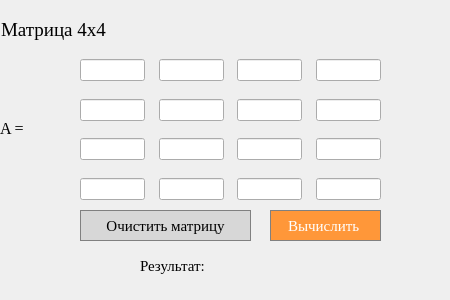
<?xml version="1.0" encoding="UTF-8"?>
<ui version="4.0">
 <class>matrix_det_4x4</class>
 <widget class="QDialog" name="matrix_det_4x4">
  <property name="geometry">
   <rect>
    <x>0</x>
    <y>0</y>
    <width>450</width>
    <height>300</height>
   </rect>
  </property>
  <property name="windowTitle">
   <string>Matrix det 4x4</string>
  </property>
  <property name="windowIcon">
   <iconset resource="icons.qrc">
    <normaloff>:/images/matritsa.png</normaloff>:/images/matritsa.png</iconset>
  </property>
  <widget class="QLabel" name="label">
   <property name="geometry">
    <rect>
     <x>1</x>
     <y>10</y>
     <width>450</width>
     <height>40</height>
    </rect>
   </property>
   <property name="sizePolicy">
    <sizepolicy hsizetype="Preferred" vsizetype="Fixed">
     <horstretch>0</horstretch>
     <verstretch>0</verstretch>
    </sizepolicy>
   </property>
   <property name="font">
    <font>
     <family>Times New Roman</family>
     <pointsize>14</pointsize>
    </font>
   </property>
   <property name="styleSheet">
    <string notr="true">QLabel {
	qproperty-alignment: 'AlignVCenter | AlignCenter';
}</string>
   </property>
   <property name="text">
    <string>Матрица 4x4</string>
   </property>
  </widget>
  <widget class="QWidget" name="layoutWidget">
   <property name="geometry">
    <rect>
     <x>80</x>
     <y>59</y>
     <width>301</width>
     <height>141</height>
    </rect>
   </property>
   <layout class="QVBoxLayout" name="verticalLayout">
    <item>
     <layout class="QHBoxLayout" name="horizontalLayout">
      <item>
       <widget class="QLineEdit" name="lineEdit_1"/>
      </item>
      <item>
       <spacer name="horizontalSpacer">
        <property name="orientation">
         <enum>Qt::Horizontal</enum>
        </property>
        <property name="sizeType">
         <enum>QSizePolicy::Preferred</enum>
        </property>
        <property name="sizeHint" stdset="0">
         <size>
          <width>50</width>
          <height>20</height>
         </size>
        </property>
       </spacer>
      </item>
      <item>
       <widget class="QLineEdit" name="lineEdit_2"/>
      </item>
      <item>
       <spacer name="horizontalSpacer_2">
        <property name="orientation">
         <enum>Qt::Horizontal</enum>
        </property>
        <property name="sizeType">
         <enum>QSizePolicy::Preferred</enum>
        </property>
        <property name="sizeHint" stdset="0">
         <size>
          <width>50</width>
          <height>18</height>
         </size>
        </property>
       </spacer>
      </item>
      <item>
       <widget class="QLineEdit" name="lineEdit_3"/>
      </item>
      <item>
       <spacer name="horizontalSpacer_3">
        <property name="orientation">
         <enum>Qt::Horizontal</enum>
        </property>
        <property name="sizeType">
         <enum>QSizePolicy::Preferred</enum>
        </property>
        <property name="sizeHint" stdset="0">
         <size>
          <width>50</width>
          <height>20</height>
         </size>
        </property>
       </spacer>
      </item>
      <item>
       <widget class="QLineEdit" name="lineEdit_4"/>
      </item>
     </layout>
    </item>
    <item>
     <spacer name="verticalSpacer">
      <property name="orientation">
       <enum>Qt::Vertical</enum>
      </property>
      <property name="sizeHint" stdset="0">
       <size>
        <width>216</width>
        <height>13</height>
       </size>
      </property>
     </spacer>
    </item>
    <item>
     <layout class="QHBoxLayout" name="horizontalLayout_2">
      <item>
       <widget class="QLineEdit" name="lineEdit_5"/>
      </item>
      <item>
       <spacer name="horizontalSpacer_4">
        <property name="orientation">
         <enum>Qt::Horizontal</enum>
        </property>
        <property name="sizeType">
         <enum>QSizePolicy::Preferred</enum>
        </property>
        <property name="sizeHint" stdset="0">
         <size>
          <width>50</width>
          <height>20</height>
         </size>
        </property>
       </spacer>
      </item>
      <item>
       <widget class="QLineEdit" name="lineEdit_6"/>
      </item>
      <item>
       <spacer name="horizontalSpacer_5">
        <property name="orientation">
         <enum>Qt::Horizontal</enum>
        </property>
        <property name="sizeType">
         <enum>QSizePolicy::Preferred</enum>
        </property>
        <property name="sizeHint" stdset="0">
         <size>
          <width>50</width>
          <height>20</height>
         </size>
        </property>
       </spacer>
      </item>
      <item>
       <widget class="QLineEdit" name="lineEdit_7"/>
      </item>
      <item>
       <spacer name="horizontalSpacer_6">
        <property name="orientation">
         <enum>Qt::Horizontal</enum>
        </property>
        <property name="sizeType">
         <enum>QSizePolicy::Preferred</enum>
        </property>
        <property name="sizeHint" stdset="0">
         <size>
          <width>50</width>
          <height>20</height>
         </size>
        </property>
       </spacer>
      </item>
      <item>
       <widget class="QLineEdit" name="lineEdit_8"/>
      </item>
     </layout>
    </item>
    <item>
     <spacer name="verticalSpacer_2">
      <property name="orientation">
       <enum>Qt::Vertical</enum>
      </property>
      <property name="sizeHint" stdset="0">
       <size>
        <width>216</width>
        <height>13</height>
       </size>
      </property>
     </spacer>
    </item>
    <item>
     <layout class="QHBoxLayout" name="horizontalLayout_3">
      <item>
       <widget class="QLineEdit" name="lineEdit_9"/>
      </item>
      <item>
       <spacer name="horizontalSpacer_7">
        <property name="orientation">
         <enum>Qt::Horizontal</enum>
        </property>
        <property name="sizeType">
         <enum>QSizePolicy::Preferred</enum>
        </property>
        <property name="sizeHint" stdset="0">
         <size>
          <width>50</width>
          <height>20</height>
         </size>
        </property>
       </spacer>
      </item>
      <item>
       <widget class="QLineEdit" name="lineEdit_10"/>
      </item>
      <item>
       <spacer name="horizontalSpacer_8">
        <property name="orientation">
         <enum>Qt::Horizontal</enum>
        </property>
        <property name="sizeType">
         <enum>QSizePolicy::Preferred</enum>
        </property>
        <property name="sizeHint" stdset="0">
         <size>
          <width>50</width>
          <height>20</height>
         </size>
        </property>
       </spacer>
      </item>
      <item>
       <widget class="QLineEdit" name="lineEdit_11"/>
      </item>
      <item>
       <spacer name="horizontalSpacer_9">
        <property name="orientation">
         <enum>Qt::Horizontal</enum>
        </property>
        <property name="sizeType">
         <enum>QSizePolicy::Preferred</enum>
        </property>
        <property name="sizeHint" stdset="0">
         <size>
          <width>50</width>
          <height>20</height>
         </size>
        </property>
       </spacer>
      </item>
      <item>
       <widget class="QLineEdit" name="lineEdit_12"/>
      </item>
     </layout>
    </item>
    <item>
     <spacer name="verticalSpacer_3">
      <property name="orientation">
       <enum>Qt::Vertical</enum>
      </property>
      <property name="sizeHint" stdset="0">
       <size>
        <width>216</width>
        <height>13</height>
       </size>
      </property>
     </spacer>
    </item>
    <item>
     <layout class="QHBoxLayout" name="horizontalLayout_4">
      <item>
       <widget class="QLineEdit" name="lineEdit_13"/>
      </item>
      <item>
       <spacer name="horizontalSpacer_11">
        <property name="orientation">
         <enum>Qt::Horizontal</enum>
        </property>
        <property name="sizeType">
         <enum>QSizePolicy::Preferred</enum>
        </property>
        <property name="sizeHint" stdset="0">
         <size>
          <width>50</width>
          <height>20</height>
         </size>
        </property>
       </spacer>
      </item>
      <item>
       <widget class="QLineEdit" name="lineEdit_14"/>
      </item>
      <item>
       <spacer name="horizontalSpacer_10">
        <property name="orientation">
         <enum>Qt::Horizontal</enum>
        </property>
        <property name="sizeType">
         <enum>QSizePolicy::Preferred</enum>
        </property>
        <property name="sizeHint" stdset="0">
         <size>
          <width>50</width>
          <height>20</height>
         </size>
        </property>
       </spacer>
      </item>
      <item>
       <widget class="QLineEdit" name="lineEdit_15"/>
      </item>
      <item>
       <spacer name="horizontalSpacer_12">
        <property name="orientation">
         <enum>Qt::Horizontal</enum>
        </property>
        <property name="sizeType">
         <enum>QSizePolicy::Preferred</enum>
        </property>
        <property name="sizeHint" stdset="0">
         <size>
          <width>50</width>
          <height>20</height>
         </size>
        </property>
       </spacer>
      </item>
      <item>
       <widget class="QLineEdit" name="lineEdit_16"/>
      </item>
     </layout>
    </item>
   </layout>
  </widget>
  <widget class="QLabel" name="label_2">
   <property name="geometry">
    <rect>
     <x>140</x>
     <y>250</y>
     <width>101</width>
     <height>31</height>
    </rect>
   </property>
   <property name="font">
    <font>
     <family>Times New Roman</family>
     <pointsize>11</pointsize>
    </font>
   </property>
   <property name="styleSheet">
    <string notr="true">QLabel {
	qproperty-alignment: 'AlignVCenter | AlignRight';
}</string>
   </property>
   <property name="text">
    <string>Результат:</string>
   </property>
  </widget>
  <widget class="QLabel" name="label_det_4x4_res">
   <property name="geometry">
    <rect>
     <x>270</x>
     <y>250</y>
     <width>111</width>
     <height>31</height>
    </rect>
   </property>
   <property name="styleSheet">
    <string notr="true">QLabel {
	qproperty-alignment: 'AlignVCenter | AlignLeft';
	border : 1px solid gray;
}

background-color : white;</string>
   </property>
   <property name="text">
    <string/>
   </property>
  </widget>
  <widget class="QPushButton" name="pushButton_det_4x4">
   <property name="geometry">
    <rect>
     <x>270</x>
     <y>210</y>
     <width>111</width>
     <height>31</height>
    </rect>
   </property>
   <property name="font">
    <font>
     <family>Times New Roman</family>
     <pointsize>11</pointsize>
    </font>
   </property>
   <property name="styleSheet">
    <string notr="true">QPushButton {
  background-color: rgb(255, 151, 57);
  color: white; 
  border: 1px solid gray;
}

QPushButton:pressed {
    background-color: qlineargradient(x1: 0, y1: 0, x2: 0, y2: 1,
                                      stop: 0 #FF7832, stop: 1 #FF9739);
}</string>
   </property>
   <property name="text">
    <string>Вычислить </string>
   </property>
  </widget>
  <widget class="QLabel" name="label_3">
   <property name="geometry">
    <rect>
     <x>0</x>
     <y>120</y>
     <width>55</width>
     <height>16</height>
    </rect>
   </property>
   <property name="font">
    <font>
     <family>Times New Roman</family>
     <pointsize>12</pointsize>
    </font>
   </property>
   <property name="styleSheet">
    <string notr="true">QLabel {
	qproperty-alignment: 'AlignVCenter | AlignRight';
}</string>
   </property>
   <property name="text">
    <string>A =</string>
   </property>
  </widget>
  <widget class="QPushButton" name="pushButton_clear">
   <property name="geometry">
    <rect>
     <x>80</x>
     <y>210</y>
     <width>171</width>
     <height>31</height>
    </rect>
   </property>
   <property name="font">
    <font>
     <family>Times New Roman</family>
     <pointsize>11</pointsize>
    </font>
   </property>
   <property name="styleSheet">
    <string notr="true">QPushButton {
  background-color: rgb(215, 215, 215);
  border: 1px solid gray;
}
QPushButton:pressed {
    background-color: qlineargradient(x1: 0, y1: 0, x2: 0, y2: 1,
                                      stop: 0 #BEBEBE, stop: 1 #D7D7D7);
}</string>
   </property>
   <property name="text">
    <string>Очистить матрицу</string>
   </property>
  </widget>
 </widget>
 <tabstops>
  <tabstop>lineEdit_1</tabstop>
  <tabstop>lineEdit_2</tabstop>
  <tabstop>lineEdit_3</tabstop>
  <tabstop>lineEdit_4</tabstop>
  <tabstop>lineEdit_5</tabstop>
  <tabstop>lineEdit_6</tabstop>
  <tabstop>lineEdit_7</tabstop>
  <tabstop>lineEdit_8</tabstop>
  <tabstop>lineEdit_9</tabstop>
  <tabstop>lineEdit_10</tabstop>
  <tabstop>lineEdit_11</tabstop>
  <tabstop>lineEdit_12</tabstop>
  <tabstop>lineEdit_13</tabstop>
  <tabstop>lineEdit_14</tabstop>
  <tabstop>lineEdit_15</tabstop>
  <tabstop>lineEdit_16</tabstop>
  <tabstop>pushButton_det_4x4</tabstop>
  <tabstop>pushButton_clear</tabstop>
 </tabstops>
 <resources>
  <include location="icons.qrc"/>
 </resources>
 <connections/>
</ui>
